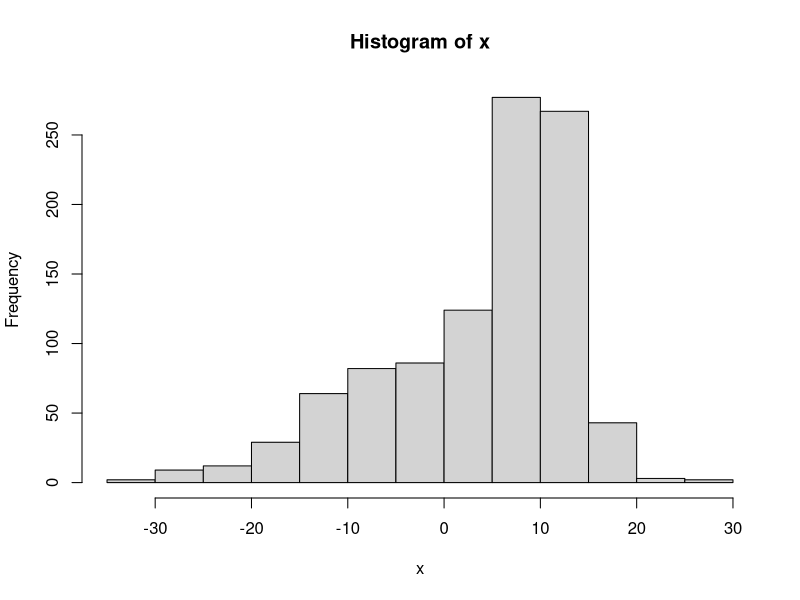
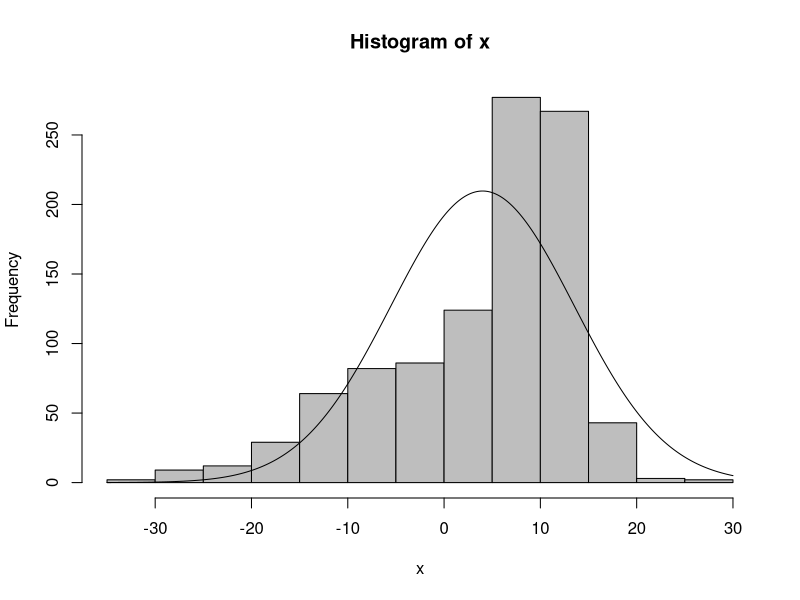
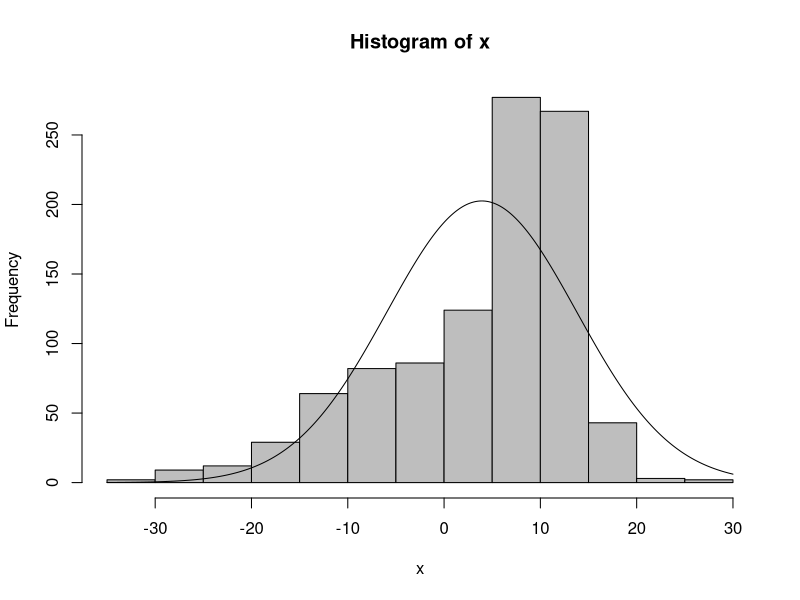
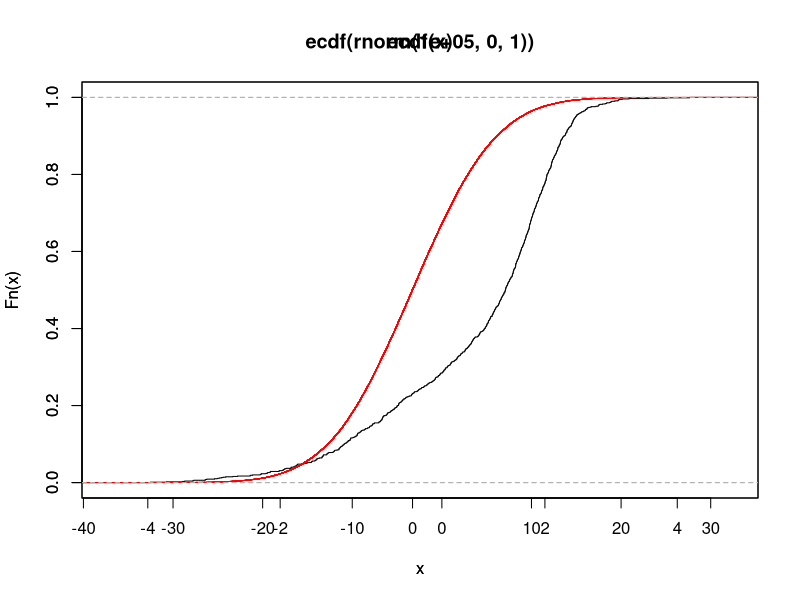

Here is the R script that generated these plots, in order:
## ---- chunk 1
mu_1 <- 10
mu_2 <- -2
sd_1 <- 3
sd_2 <- 10
n <- 1000
mean <- c(mu_1, mu_2)
sd <- c(sd_1, sd_2)

my.data <- rnorm(n, mean, sd)
summary(my.data)
## ---- chunk 2
x <- my.data

# histogram
hist(x)

# superimpose normal density
h <- hist(x, plot=FALSE)
plot(h, col="grey")
xlines <-seq(min(h$breaks),max(h$breaks),length.out=1000)
lines(x = xlines,y=dnorm(xlines, 4, sqrt(90.5)) *length(x)*diff(h$breaks)[1])


# superimpose emperical density
h <- hist(x, plot=FALSE)
plot(h, col="grey")
xlines <-seq(min(h$breaks),max(h$breaks),length.out=1000)
lines(x = xlines, y=dnorm(xlines, mean(x), sd(x)) * length(x)*diff(h$breaks)[1])
## ---- chunk 3
Fs_1 <- ecdf(x)
# plot ecdf
plot(Fs_1)


# superimpose cdf for standard normal
par(new=TRUE)
plot(ecdf(rnorm(10e4, 0, 1)), col="red")

# calculate maximal difference
sample <- x
x <- seq(min(sample),max(sample), by = .01)
max(abs(Fs_1(x)-pnorm(x,mean = mean(sample), sd = sd(sample))))

## ---- chunk 4
# your code here
k_central_moment <- function(num){
  return (sum((my.data - mean(my.data))^(num))/n)
}
# skewness
third_central_moment = k_central_moment(3)
sec_central_moment = k_central_moment(2)
skewness = third_central_moment/sec_central_moment^(3/2)
skewness
# kurtosis
four_central_moment = k_central_moment(4)
kurtosis = four_central_moment/sec_central_moment^2
kurtosis
## ---- chunk 5
quantile(my.data, probs = seq(0.1,0.9,0.1))
my.data_sorted = sort(my.data)
print("naive approach:")
my.data_sorted[seq(100, 900, 100)]
res <- list()
print("how it is done in r:")
res <- c()
for(i in seq(100, 900, 100)) {
  res<-c(res,((my.data_sorted[i])*(i/1000)+((my.data_sorted[i+1])*((1000-i)/1000))))
}
res

## ---- chunk 6
# your code here
# theoretical expected value and variance

# sample mean and sample variance

## ---- chunk 7
# your code here
